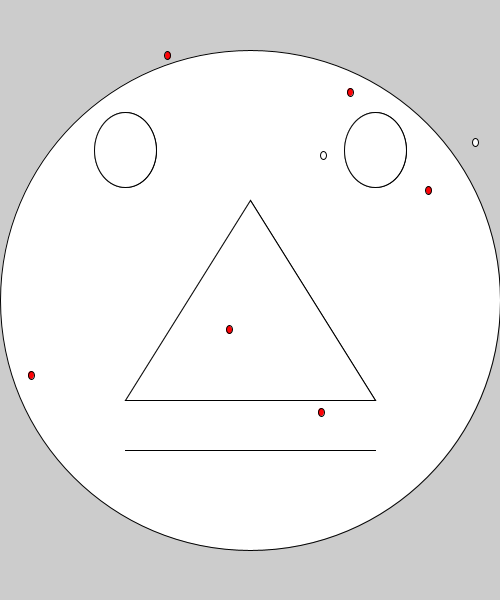
Frame 1 (no input)
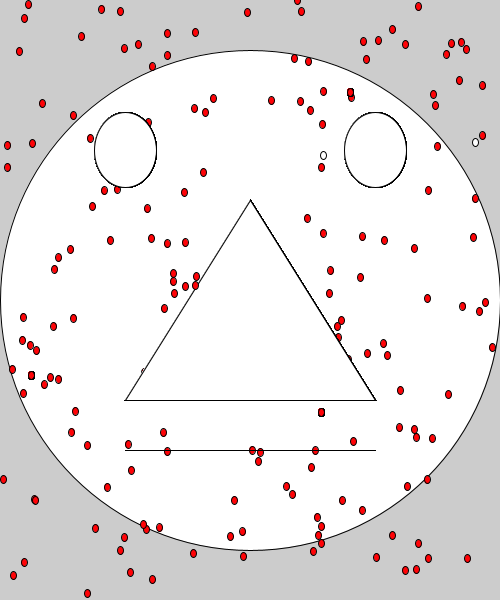
Frame 60 (the mouse pressed at the canvas centre just before this capture)
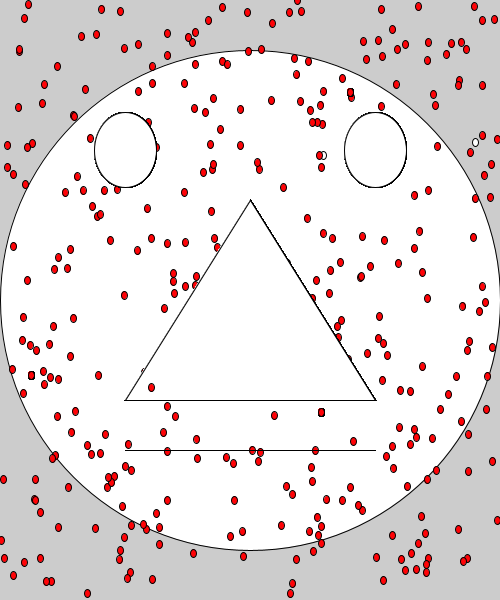
Frame 120 (the mouse held since frame 60 and released just before this capture)

The Processing sketch that drew these frames (run headless with seeded random() and noise(); from frame 60 on, the mouse is pressed at the canvas centre):

// Processing sketch: sketch_181022a
// ── sketch_181022a.pde
//Global Variables
void setup() {
size(500,600) ;
//face code
ellipse(width/2, height/2, width, width) ;
ellipse(width/4, height/4, width/8, height/8) ;
ellipse (width*3/4, height/4, width/8, height/8) ;
line (width/4, height*3/4, width*3/4, height*3/4) ; //fix the tear to a smile (FIXED!!!)
triangle(width/2, height/3, width*3/4, height*2/3, width/4 , height*2/3) ;
ellipse (random(width), random(height), width*1/75, height*1/75) ;
ellipse (random(width), random(height), width*1/75, height*1/75); 
fill(#ff0307) ; //measles dots
}
void draw(){
  fill (#FFFFFF) ;
  size(500,600) ;
//face code
ellipse(width/4, height/4, width/8, height/8) ;
ellipse (width*3/4, height/4, width/8, height/8) ;
line(width/4, height*3/4, width*3/4, height*3/4) ; //fix the tear to a smile (FIXED!!!)
triangle(width/2, height/3, width*3/4, height*2/3, width/4 , height*2/3) ;
fill(#ff0307) ; //measles dots
ellipse (random(width), random(height), width*1/75, height*1/75) ;
ellipse (random(width), random(height), width*1/75, height*1/75); 
ellipse (width*1/16, height*5/8, width*1/75, height*1/75) ;
ellipse (width*270/420, height*11/16, width*1/75, height*1/75) ;
ellipse (width*700/1000, height*1421/9202, width*1/75, height*1/75);
ellipse (random(width), random(height), width*1/75, height*1/75) ;
}

// ── MeaslesArithmatic.pde
void measlesArithmatic () {
  
  
}
  
  
